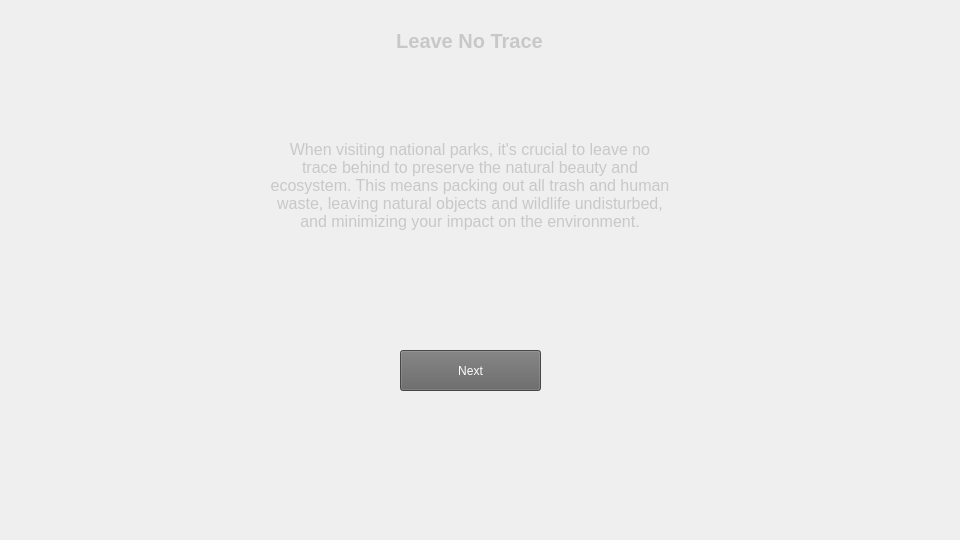
<?xml version="1.0" encoding="UTF-8"?>
<ui version="4.0">
 <class>TutorialWindow</class>
 <widget class="QWidget" name="TutorialWindow">
  <property name="geometry">
   <rect>
    <x>0</x>
    <y>0</y>
    <width>960</width>
    <height>540</height>
   </rect>
  </property>
  <property name="windowTitle">
   <string>Form</string>
  </property>
  <property name="styleSheet">
   <string notr="true"/>
  </property>
  <widget class="QPushButton" name="pushButton">
   <property name="geometry">
    <rect>
     <x>400</x>
     <y>350</y>
     <width>141</width>
     <height>41</height>
    </rect>
   </property>
   <property name="styleSheet">
    <string notr="true">background: rgb(100, 100, 100);
color: rgb(255, 255, 255)</string>
   </property>
   <property name="text">
    <string>Next</string>
   </property>
  </widget>
  <widget class="QLabel" name="title">
   <property name="geometry">
    <rect>
     <x>119</x>
     <y>20</y>
     <width>701</width>
     <height>41</height>
    </rect>
   </property>
   <property name="font">
    <font>
     <pointsize>15</pointsize>
     <bold>true</bold>
    </font>
   </property>
   <property name="styleSheet">
    <string notr="true">color: rgb(200, 200, 200)</string>
   </property>
   <property name="text">
    <string>Leave No Trace</string>
   </property>
   <property name="alignment">
    <set>Qt::AlignCenter</set>
   </property>
  </widget>
  <widget class="QLabel" name="Content">
   <property name="geometry">
    <rect>
     <x>270</x>
     <y>60</y>
     <width>400</width>
     <height>250</height>
    </rect>
   </property>
   <property name="font">
    <font>
     <pointsize>12</pointsize>
    </font>
   </property>
   <property name="styleSheet">
    <string notr="true">color: rgb(200, 200, 200)</string>
   </property>
   <property name="text">
    <string>When visiting national parks, it's crucial to leave no trace behind to preserve the natural beauty and ecosystem. This means packing out all trash and human waste, leaving natural objects and wildlife undisturbed, and minimizing your impact on the environment.</string>
   </property>
   <property name="alignment">
    <set>Qt::AlignCenter</set>
   </property>
   <property name="wordWrap">
    <bool>true</bool>
   </property>
  </widget>
 </widget>
 <resources/>
 <connections/>
</ui>
